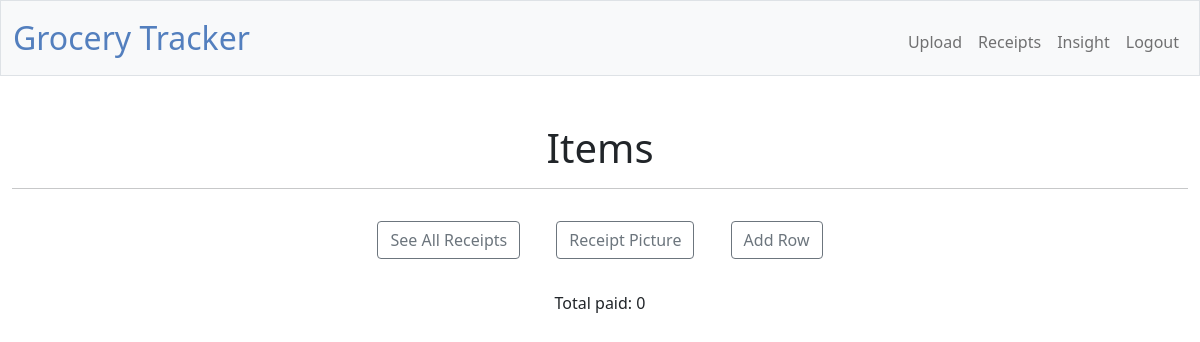
/items?receipt_id=129 (signed in), run on an earlier commit of the app's database.
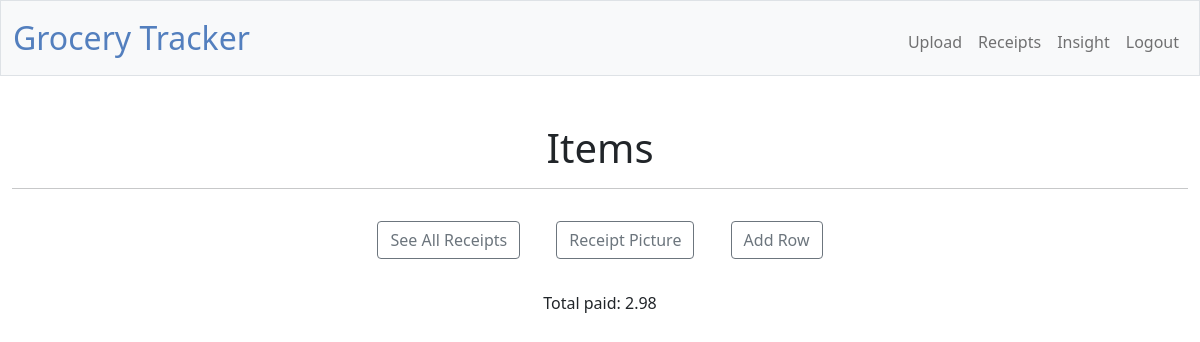
And on a later commit of the database.
### g_tracker/models.py (models this page shows, shortened)
class Receipt(db.Model):
    __tablename__ = "receipt"
    receipt_id = db.Column(db.Integer, primary_key=True)
    person_id = db.Column(db.Integer, db.ForeignKey("person.person_id"), nullable=False)
    shop_name = db.Column(db.Text, index=True)
    total = db.Column(db.Float, nullable=False)
    shopping_date = db.Column(db.DateTime)
    person = db.relationship("Person", backref="receipt")
    items = db.relationship("Item", backref="receipt", cascade="all, delete-orphan")
    scan = db.relationship("Scan")
    __table_args__ = (
        db.UniqueConstraint('person_id', 'shopping_date', name='_person_shopping_date_uc'),
    )

### g_tracker/item_table.py (the view)
@bp.route('/items')
@login_required
def items():
    receipt_id = request.args.get('receipt_id')
    if receipt_id:
        current_app.config['RECEIPT_ID'] = int(receipt_id)
    try:
        receipt_id = current_app.config.get('RECEIPT_ID', 1)
        receipt_total = db.session.execute(select(Receipt).where(Receipt.receipt_id == receipt_id)) \
                                            .first()[0].total
        print(f"RECEIPT TOTAL {receipt_total}")
    except (AttributeError, IndexError, TypeError) as e:
        receipt_total = 0
    with current_app.app_context():
        return render_template('item_table.html', receipt_total=receipt_total)

### g_tracker/models.py (called while the page is built)
@login.user_loader
def load_user(person_id):
    return Person.query.get(int(person_id))

### g_tracker/templates/item_table.html (shortened to what this page needs)
{% extends "layout.html" %}
{% block main %}
    <div>
      <h1>Items</h1>
      <hr>
    </div>
    <a class="btn btn-outline-secondary m-3" href="{{ url_for('item_table.receipts') }}">See All Receipts</a>
    <a class="btn btn-outline-secondary m-3" href="{{ url_for('item_table.photo') }}" target="_blank">Receipt Picture</a>
    <button class="btn btn-outline-secondary m-3" id="add-row-button">Add Row</button>
    <div class="total-price mx-auto p-3">Total paid: <div class="d-inline" id="receipt-total">{{receipt_total}}</div></div>
{% endblock %}

What changed in the data, as far as the page shows it:
added Receipt: total "2.98"
Also different on the page:
{{ receipt_total }}: "0" → (not shown)
